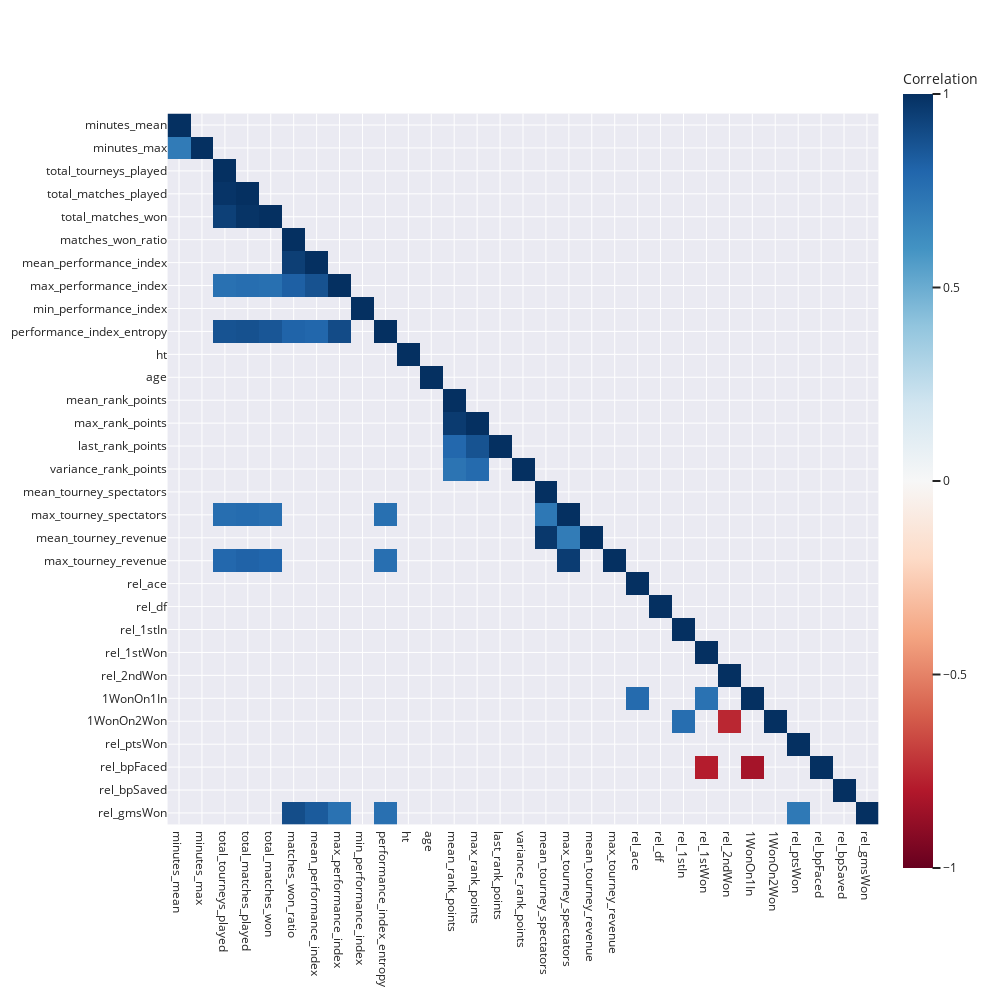

The notebook cell saved with this chart:
### Markdown cell above
## Correlation analysis

### Code cell
def get_redundant_pairs(df):
    '''Get diagonal and lower triangular pairs of correlation matrix'''
    pairs_to_drop = set()
    cols = df.columns
    for i in range(0, df.shape[1]):
        for j in range(0, i+1):
            pairs_to_drop.add((cols[i], cols[j]))
    return pairs_to_drop

corr_threshold = 0.7
correlation = df_players.corr(method="pearson") #.abs()
correlation = correlation.where(np.tril(np.ones(correlation.shape)).astype(bool)) # remove upper triangle

px.imshow(correlation[(correlation>=corr_threshold) | (correlation<=-corr_threshold)], labels=dict(color="Correlation"), color_continuous_scale=px.colors.diverging.RdBu, zmin=-1, zmax=1, width=1000, height=1000).show()

correlation = correlation.unstack().drop(labels=get_redundant_pairs(correlation)).sort_values(ascending=False).drop_duplicates()
print(f"These are {len(correlation[(correlation>=corr_threshold) | (correlation<=-corr_threshold)])} pairs whose correlation is bigger/small than ±{corr_threshold*100}%:")
correlation[(correlation>=corr_threshold) | (correlation<=-corr_threshold)]

### Figure 1 — Plotly figure (JSON) as saved in the notebook; plotly's stock layout.template omitted (floating-point values rounded to 4 significant figures; data arrays with more than 128 entries replaced by an {"elided": "..."} marker saying what was removed)
{"data": [{"coloraxis": "coloraxis", "hovertemplate": "x: %{x}<br>y: %{y}<br>Correlation: %{z}<extra></extra>", "name": "0", "type": "heatmap", "x": ["minutes_mean", "minutes_max", "total_tourneys_played", "total_matches_played", "total_matches_won", "matches_won_ratio", "mean_performance_index", "max_performance_index", "min_performance_index", "performance_index_entropy", "ht", "age", "mean_rank_points", "max_rank_points", "last_rank_points", "variance_rank_points", "mean_tourney_spectators", "max_tourney_spectators", "mean_tourney_revenue", "max_tourney_revenue", "rel_ace", "rel_df", "rel_1stIn", "rel_1stWon", "rel_2ndWon", "1WonOn1In", "1WonOn2Won", "rel_ptsWon", "rel_bpFaced", "rel_bpSaved", "rel_gmsWon"], "xaxis": "x", "y": ["minutes_mean", "minutes_max", "total_tourneys_played", "total_matches_played", "total_matches_won", "matches_won_ratio", "mean_performance_index", "max_performance_index", "min_performance_index", "performance_index_entropy", "ht", "age", "mean_rank_points", "max_rank_points", "last_rank_points", "variance_rank_points", "mean_tourney_spectators", "max_tourney_spectators", "mean_tourney_revenue", "max_tourney_revenue", "rel_ace", "rel_df", "rel_1stIn", "rel_1stWon", "rel_2ndWon", "1WonOn1In", "1WonOn2Won", "rel_ptsWon", "rel_bpFaced", "rel_bpSaved", "rel_gmsWon"], "yaxis": "y", "z": {"elided": "31x31 float values"}}], "layout": {"coloraxis": {"cmax": 1, "cmin": -1, "colorbar": {"title": {"text": "Correlation"}}, "colorscale": [[0, "rgb(103,0,31)"], [0.1, "rgb(178,24,43)"], [0.2, "rgb(214,96,77)"], [0.3, "rgb(244,165,130)"], [0.4, "rgb(253,219,199)"], [0.5, "rgb(247,247,247)"], [0.6, "rgb(209,229,240)"], [0.7, "rgb(146,197,222)"], [0.8, "rgb(67,147,195)"], [0.9, "rgb(33,102,172)"], [1, "rgb(5,48,97)"]]}, "height": 1000, "margin": {"t": 60}, "width": 1000, "xaxis": {"anchor": "y", "constrain": "domain", "domain": [0, 1], "scaleanchor": "y"}, "yaxis": {"anchor": "x", "autorange": "reversed", "constrain": "domain", "domain": [0, 1]}}}
